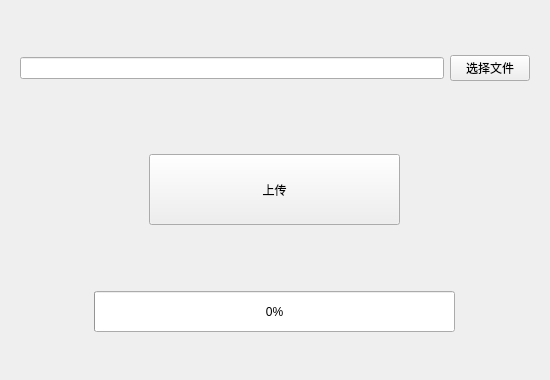
<?xml version="1.0" encoding="UTF-8"?>
<ui version="4.0">
 <class>UploadView</class>
 <widget class="QWidget" name="UploadView">
  <property name="geometry">
   <rect>
    <x>0</x>
    <y>0</y>
    <width>550</width>
    <height>380</height>
   </rect>
  </property>
  <property name="minimumSize">
   <size>
    <width>550</width>
    <height>380</height>
   </size>
  </property>
  <property name="maximumSize">
   <size>
    <width>550</width>
    <height>380</height>
   </size>
  </property>
  <property name="windowTitle">
   <string>上传文件</string>
  </property>
  <layout class="QVBoxLayout" name="verticalLayout_2">
   <item>
    <widget class="QWidget" name="widget_2" native="true">
     <layout class="QHBoxLayout" name="horizontalLayout_2">
      <item>
       <widget class="QLineEdit" name="fileLine">
        <property name="readOnly">
         <bool>true</bool>
        </property>
       </widget>
      </item>
      <item>
       <widget class="QPushButton" name="selectBtn">
        <property name="text">
         <string>选择文件</string>
        </property>
       </widget>
      </item>
     </layout>
    </widget>
   </item>
   <item>
    <widget class="QWidget" name="widget_3" native="true">
     <layout class="QHBoxLayout" name="horizontalLayout">
      <item>
       <widget class="QPushButton" name="uploadBtn">
        <property name="minimumSize">
         <size>
          <width>251</width>
          <height>71</height>
         </size>
        </property>
        <property name="maximumSize">
         <size>
          <width>251</width>
          <height>71</height>
         </size>
        </property>
        <property name="text">
         <string>上传</string>
        </property>
        <property name="flat">
         <bool>false</bool>
        </property>
       </widget>
      </item>
     </layout>
    </widget>
   </item>
   <item>
    <widget class="QWidget" name="widget" native="true">
     <layout class="QHBoxLayout" name="horizontalLayout_3">
      <item>
       <widget class="QProgressBar" name="progressBar">
        <property name="minimumSize">
         <size>
          <width>361</width>
          <height>41</height>
         </size>
        </property>
        <property name="maximumSize">
         <size>
          <width>361</width>
          <height>41</height>
         </size>
        </property>
        <property name="value">
         <number>0</number>
        </property>
       </widget>
      </item>
     </layout>
    </widget>
   </item>
  </layout>
 </widget>
 <resources/>
 <connections/>
</ui>
